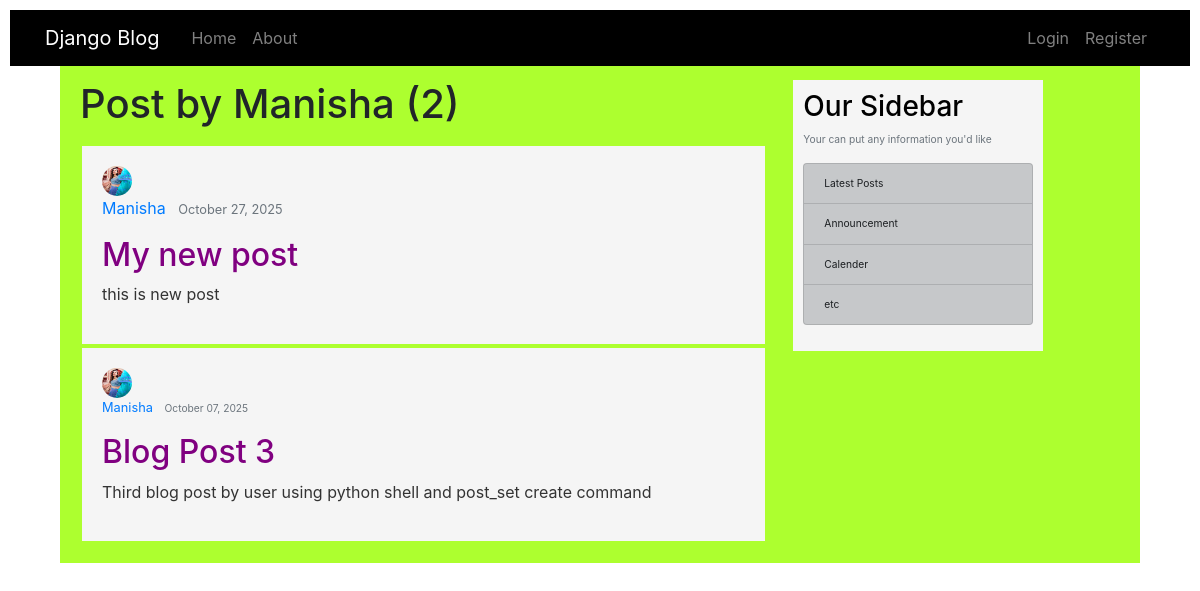
Page /blog/user/Manisha on the earlier database version.
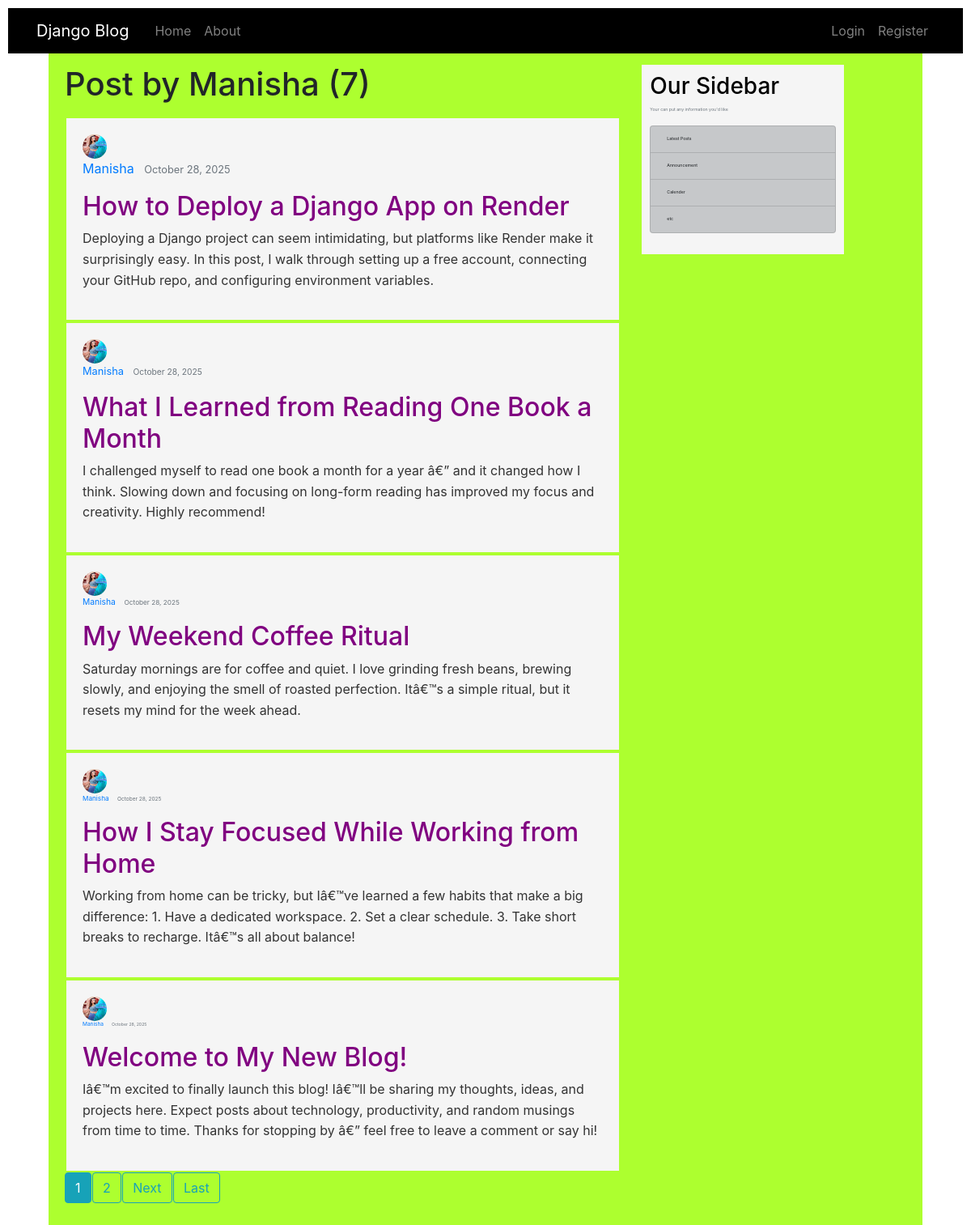
Same page on the later database version.
### blog/models.py (models this page shows, shortened)
class Post(models.Model):
	title=models.CharField(max_length=200)
	content=models.TextField()
	date_posted=models.DateTimeField(default=timezone.now)#auto_now_add=True when we need only date when post is posted , default=timezone.now when we ant to chnage dtae modified
	author=models.ForeignKey(User,on_delete=models.CASCADE)#when we want unique author for his post and also delete post when author deleted

### users/models.py (models this page shows, shortened)
class Profile(models.Model):
	user = models.OneToOneField(User,on_delete=models.CASCADE)
	image = models.ImageField(default='default.jpg',upload_to='profile_pics')

### blog/views.py (the view)
# urls.py: path('user/<str:username>', UserPostListView.as_view(),name='user-posts'),
class UserPostListView(ListView):
	model =Post
	template_name='blog/userpost_listview.html'#create userpost_listview.html in templates in views.py
	context_object_name='posts'
	paginate_by=5 #pagination so to adjust posts on pagees
	def get_queryset(self):
		user=get_object_or_404(User,username=self.kwargs.get('username'))
		return Post.objects.filter(author=user).order_by('-date_posted')

### blog/templates/blog/userpost_listview.html (shortened to what this page needs)
{% extends "blog/base.html" %}
{% load static %}
{% block content %}
<h1 class="mb-3"> Post by {{view.kwargs.username }} ({{ page_obj.paginator.count }})</h1>
	{% for post in posts %}
  <article class ="media content-section article">
    <img class ="rounded-circle article-img" src="{{post.author.profile.image.url}}">
    <div class ="media-body">
      <div class="article-metadata">
    <a class="mr-2" href="{% url 'user-posts' post.author.username %}">{{post.author}}</a>
    <small class="text-muted">{{ post.date_posted|date:"F d, Y" }}</p>
      </div>
      <h2 class="article-title"><a class="article-title" href="{% url 'post-detail' post.id %}">{{post.title}}</a></h2>
      <p class="article-content">{{post.content}}</p>
  </div>
  </article>
{% endfor %}
{% if is_paginated %}
  {% for  num in page_obj.paginator.page_range %}
   {% if page_obj.number == num %}
    <a class="btn btn-info mb-4" href="?page={{num}}">{{num}}</a>
  {% elif num > page_obj.number|add:'-3' and num < page_obj.number|add:'3' %}
    <a class="btn btn-outline-info mb-4" href="?page={{num}}">{{num}}</a>
   {% endif %}
{% endfor %}
{% if page_obj.has_next %}
  <a class="btn btn-outline-info mb-4" href="?page={{page_obj.next_page_number}}">Next</a>
    <a class="btn btn-outline-info mb-4" href="?page={{page_obj.paginator.num_pages}}">Last</a>
  {% endif %}
{% endif %}
	{% endblock %}

Differences in the rows shown:
no longer on this page (row unchanged): Post: author.profile.image (picture), author "Manisha", date_posted "October 27, 2025", title "My new post", content "this is new post"
no longer on this page (row unchanged): Post: author.profile.image (picture), author "Manisha", date_posted "October 07, 2025", title "Blog Post 3", content "Third blog post by user using python shell and post_set create command"
added Post: author.profile.image (picture), author "Manisha", date_posted "October 28, 2025", title "How to Deploy a Django App on Render", content "Deploying a Django project can seem intimidating, but platforms like Render make it surprisingly easy. In this post, I walk through setting up a free account, connecting your GitHub repo, and configuring environment variables."
added Post: author.profile.image (picture), author "Manisha", date_posted "October 28, 2025", title "What I Learned from Reading One Book a Month", content "I challenged myself to read one book a month for a year â€” and it changed how I think. Slowing down and focusing on long-form reading has improved my focus and creativity. Highly recommend!"
added Post: author.profile.image (picture), author "Manisha", date_posted "October 28, 2025", title "My Weekend Coffee Ritual", content "Saturday mornings are for coffee and quiet. I love grinding fresh beans, brewing slowly, and enjoying the smell of roasted perfection. Itâ€™s a simple ritual, but it resets my mind for the week ahead."
added Post: author.profile.image (picture), author "Manisha", date_posted "October 28, 2025", title "How I Stay Focused While Working from Home", content "Working from home can be tricky, but Iâ€™ve learned a few habits that make a big difference: 1. Have a dedicated workspace. 2. Set a clear schedule. 3. Take short breaks to recharge. Itâ€™s all about balance!"
added Post: author.profile.image (picture), author "Manisha", date_posted "October 28, 2025", title "Welcome to My New Blog!", content "Iâ€™m excited to finally launch this blog! Iâ€™ll be sharing my thoughts, ideas, and projects here. Expect posts about technology, productivity, and random musings from time to time. Thanks for stopping by â€” feel free to leave a comment or say hi!"
Other differences:
{{ page_obj.paginator.count }}: "2" → "7"
new list line: "1"
new list line: "2"
text now shown: "Next Last"
